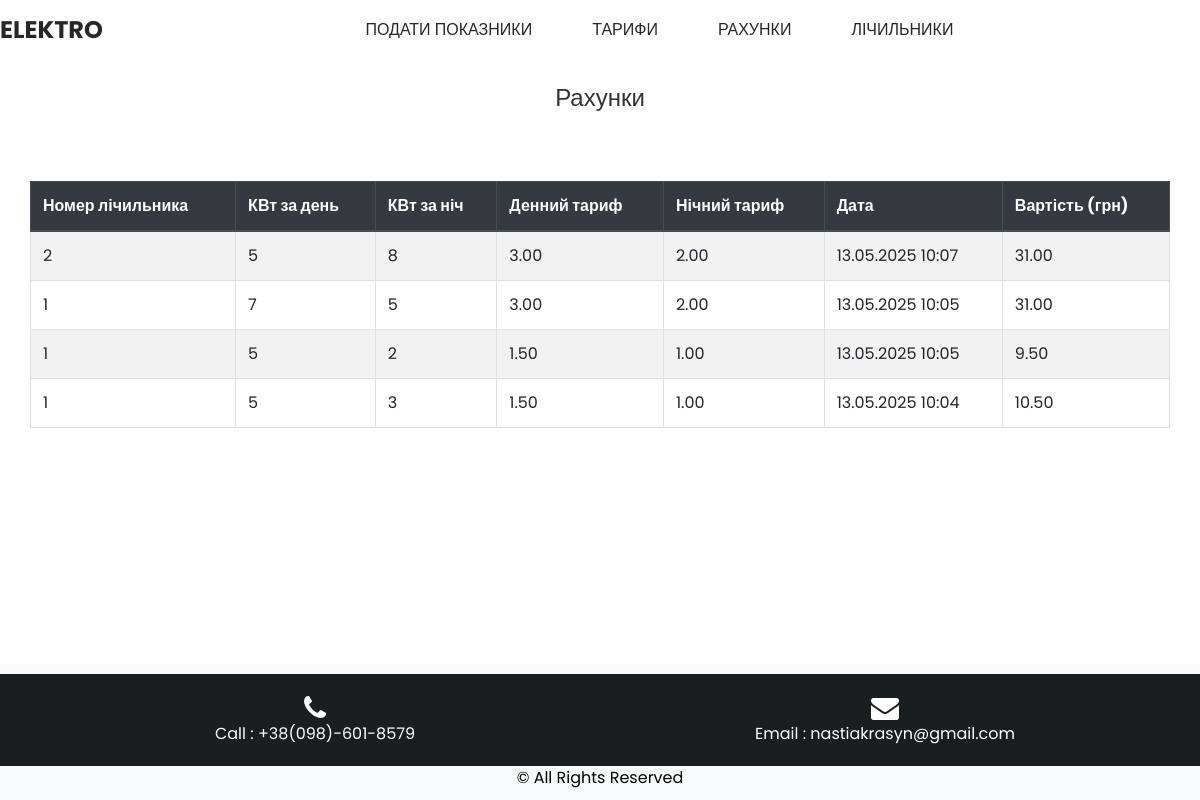
Page /bills/ on the committed database.
### main/models.py (models this page shows, shortened)
class Bill(models.Model):
    meter_number = models.CharField(max_length=50)
    day_kwh = models.IntegerField()
    night_kwh = models.IntegerField()
    day_rate = models.DecimalField(max_digits=5, decimal_places=2)
    night_rate = models.DecimalField(max_digits=5, decimal_places=2)
    date_created = models.DateTimeField(auto_now_add=True)
    total_cost = models.DecimalField(max_digits=10, decimal_places=2)

### main/views.py (the view)
# urls.py: path('bills/', views.bills, name='bills'),
def bills(request):
    all_bills = Bill.objects.all().order_by('-date_created')
    return render(request, 'main/bills.html', {'bills': all_bills})

### main/templates/main/bills.html
{% extends 'main/layout.html' %}
{% load static %}
{% block content %}
<h2 class="text-center mt-4">Рахунки</h2>
<div class="container mt-5">
  <table class="table table-bordered table-striped">
    <thead class="thead-dark">
      <tr>
        <th scope="col">Номер лічильника</th>
        <th scope="col">КВт за день</th>
        <th scope="col">КВт за ніч</th>
        <th scope="col">Денний тариф</th>
        <th scope="col">Нічний тариф</th>
        <th scope="col">Дата</th>
        <th scope="col">Вартість (грн)</th>
      </tr>
    </thead>
    <tbody>
      {% for bill in bills %}
      <tr>
        <td>{{ bill.meter_number }}</td>
        <td>{{ bill.day_kwh }}</td>
        <td>{{ bill.night_kwh }}</td>
        <td>{{ bill.day_rate }}</td>
        <td>{{ bill.night_rate }}</td>
        <td>{{ bill.date_created|date:"d.m.Y H:i" }}</td>
        <td>{{ bill.total_cost }}</td>
      </tr>
      {% empty %}
      <tr>
        <td colspan="7" class="text-center">Немає рахунків</td>
      </tr>
      {% endfor %}
    </tbody>
  </table>
</div>
{% endblock %}

### main/templates/main/layout.html (shortened to what this page needs)
{% load static %}
<!doctype html>
<html>
<head>
  <link rel="stylesheet" type="text/css" href="{% static 'main/css/bootstrap.css' %}" />
  <link href="{% static 'main/css/font-awesome.min.css' %}" rel="stylesheet" />
  <link href="{% static 'main/css/style.css' %}" rel="stylesheet" />
  <link href="{% static 'main/css/responsive.css' %}" rel="stylesheet" />
</head>
<body>
  <header class="header_section long_section px-0">
      <nav class="navbar navbar-expand-lg custom_nav-container ">
        <a class="navbar-brand" href="/">
          <span>
            Elektro
          </span>
        </a>
        <div class="collapse navbar-collapse" id="navbarSupportedContent">
          <div class="d-flex mx-auto flex-column flex-lg-row align-items-center">
            <ul class="navbar-nav">
              <li class="nav-item active">
                <a class="nav-link" href="/">Подати показники <span class="sr-only">(current)</span></a>
              </li>
              <li class="nav-item">
                <a class="nav-link" href="{% url 'tariffs' %}">Тарифи</a>
              </li>
              <li class="nav-item">
                <a class="nav-link" href="{% url 'bills' %}">Рахунки</a>
              </li>
              <li class="nav-item">
                <a class="nav-link" href="{% url 'meters' %}">Лічильники</a>
              </li>
            </ul>
          </div>
        </div>
      </nav>
    </header>
  {% block content %}
  {% endblock %}
  <footer class="footer_section">
    <section class="info_section long_section">
      <div class="container">
        <div class="contact_nav">
          <a href="">
            <i class="fa fa-phone" aria-hidden="true"></i>
            <span>
              Call : +38(098)-601-8579
            </span>
          </a>
          <a href="">
            <i class="fa fa-envelope" aria-hidden="true"></i>
            <span>
              Email : nastiakrasyn@gmail.com
            </span>
          </a>
        </div>
      </div>
    </section>
    <div class="container">
      <p>
        &copy;  All Rights Reserved
      </p>
    </div>
  </footer>
</body>
</html>

### main/static/main/css/style.css (style rules this page uses)
html, body { height: 100%; margin: 0; }
body { font-family: "Poppins", sans-serif; color: #0c0c0c; background-color: #ffffff; overflow-x: hidden; display: flex; flex-direction: column; }
a, a:hover, a:focus { text-decoration: none; }
.header_section { background-color: #ffffff; }
.header_section .navbar-brand span { font-size: 24px; font-weight: 700; color: #272727; text-transform: uppercase; }
.custom_nav-container { z-index: 99999; padding: 5px 0; }
.custom_nav-container .navbar-nav .nav-item .nav-link { padding: 3px 15px; margin: 10px 15px; color: #272727; text-align: center; text-transform: uppercase; }
.info_section { background-color: #191e1f; color: #ffffff; padding: 20px 0; }
.info_section .contact_nav { display: flex; justify-content: center; text-align: center; }
.info_section .contact_nav a { flex: 1; margin: 0; display: flex; flex-direction: column; align-items: center; color: #ffffff; }
.info_section .contact_nav a i { font-size: 28px; }
.footer_section { margin-top: auto; text-align: center; padding: 10px 0; background-color: #f8f9fa; }
.footer_section p { color: #000000; margin: 0; }
h2 { text-align: center; margin-top: 70px; margin-bottom: 20px; font-size: 24px; color: #333; }

### main/static/main/css/responsive.css (style rules this page uses)
@media (min-width: 1200px) { .container { max-width: 1170px; } }

### rows in the picture
Bill: meter_number "2", day_kwh "5", night_kwh "8", day_rate "3.00", night_rate "2.00", date_created "13.05.2025 10:07", total_cost "31.00"
Bill: meter_number "1", day_kwh "7", night_kwh "5", day_rate "3.00", night_rate "2.00", date_created "13.05.2025 10:05", total_cost "31.00"
Bill: meter_number "1", day_kwh "5", night_kwh "2", day_rate "1.50", night_rate "1.00", date_created "13.05.2025 10:05", total_cost "9.50"
Bill: meter_number "1", day_kwh "5", night_kwh "3", day_rate "1.50", night_rate "1.00", date_created "13.05.2025 10:04", total_cost "10.50"
